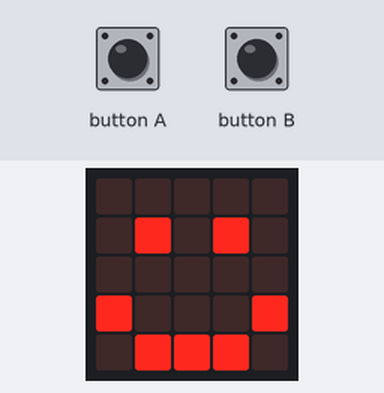
The program below on a simulated BBC micro:bit running MicroPython. Shown: the board's 5×5 LED display. Inputs (shaded band) come from the test bench.

Above: at 1.2 s.
1.3 s: button A pressed for 1 s
At 1.35 s:
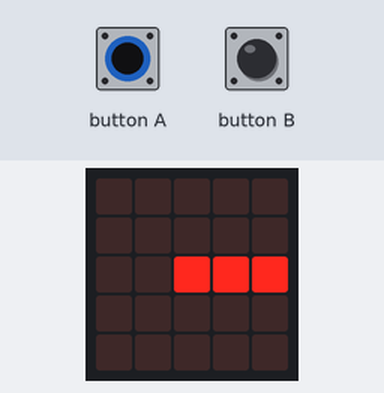
3.8 s: button B pressed for 3.2 s
At 8.1 s:
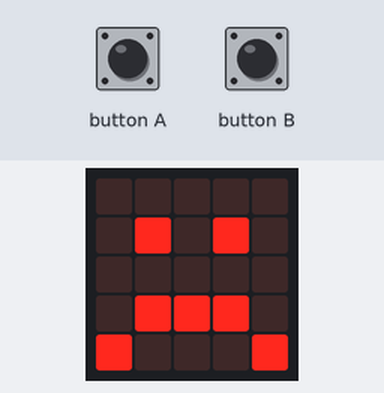
8.5 s: button B pressed for 0.15 s
At 8.58 s:
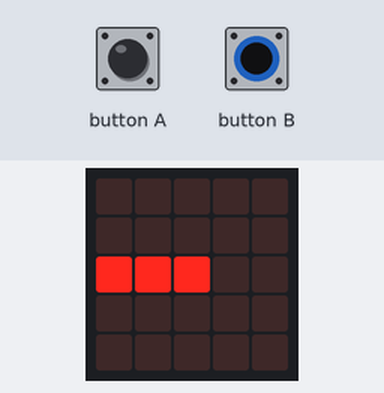
10.1 s: button A pressed for 0.15 s
At 10.9 s:
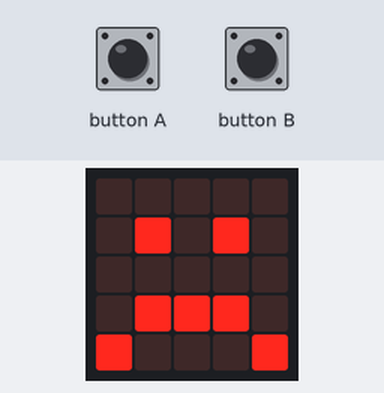
Timing chart, 0 to 12.7 s (numbered marks = the images above; inputs shaded):
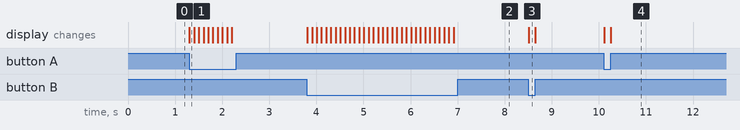

The program:

gallery.py
```python
from microbit import *

images = [Image.HAPPY, Image.MEH, Image.SAD, Image.CLOCK9, Image.CLOCK3]

selected = 0

while True:
    if button_b.is_pressed():
        selected = (selected + 1) % len(images)
    elif button_a.is_pressed():
        selected = (selected + len(images) - 1) % len(images)


    display.show(images[selected])
    sleep(100)
```

Measured:
- after the input at 1.3 s, the display: changes at once (image 1)
- after the input at 3.8 s, the display: first changes at once (image 2 shows a later state)
- after the input at 8.5 s, the display: changes at once (image 3)
- after the input at 10.1 s, the display: first changes at once (image 4 shows a later state)
